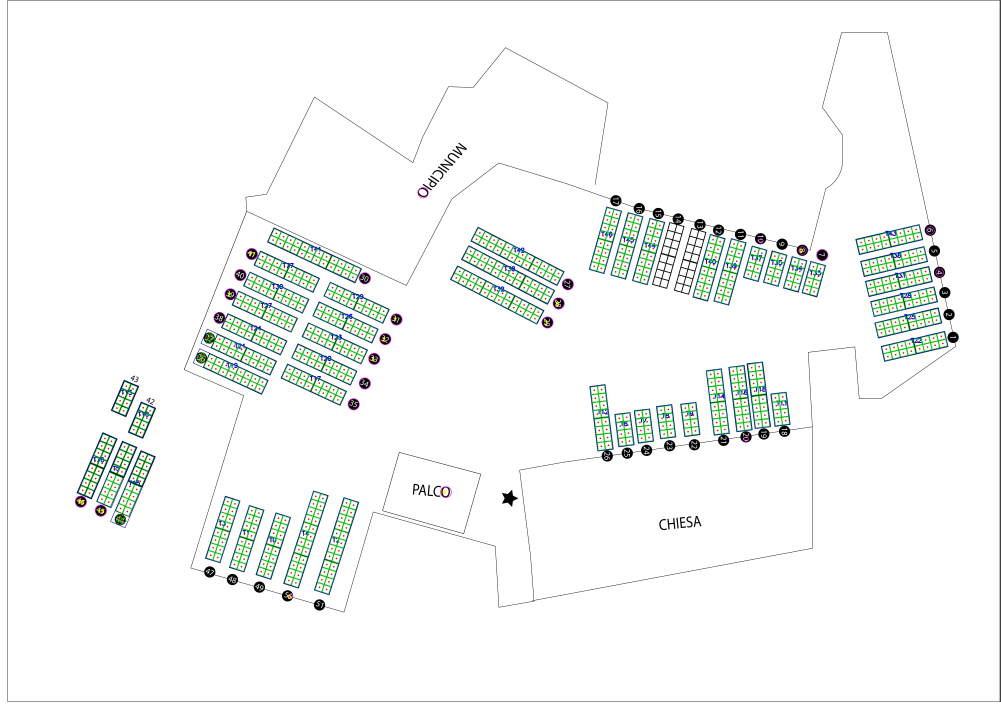
#> input picture backend/uploads/debug_map.jpg, 5001 x 3548 px (shown at 1/5 size)
$ python -i processor.py   (imports and definitions only)
#> lines starting #> are read from the running program, lines starting #| are printed output that depends on the picture; after the words box and inside, x2 and y2 are one past the last pixel; in counts of white or black regions, pixels touching at a corner belong together
import cv2
import numpy as np
import pytesseract
import math
import os

# Set Tesseract path for Windows
pytesseract.pytesseract.tesseract_cmd = r'C:\Program Files\Tesseract-OCR\tesseract.exe'


def _preprocess(img):
    gray = cv2.cvtColor(img, cv2.COLOR_BGR2GRAY)
    binary = cv2.adaptiveThreshold(
        gray, 255, cv2.ADAPTIVE_THRESH_GAUSSIAN_C,
        cv2.THRESH_BINARY_INV, 15, 5
    )
    kernel = cv2.getStructuringElement(cv2.MORPH_RECT, (2, 2))
    binary = cv2.morphologyEx(binary, cv2.MORPH_CLOSE, kernel)
    return gray, binary


def _circularity(area, peri):
    if peri <= 0:
        return 0
    return 4 * math.pi * area / (peri * peri)


def _ocr_circle_number(gray, cx, cy, radius):
    pad = int(radius * 0.4)
    x1 = max(0, cx - radius - pad)
    y1 = max(0, cy - radius - pad)
    x2 = min(gray.shape[1], cx + radius + pad)
    y2 = min(gray.shape[0], cy + radius + pad)
    roi = gray[y1:y2, x1:x2]
    if roi.size == 0:
        return None
    roi_up = cv2.resize(roi, (roi.shape[1] * 3, roi.shape[0] * 3), interpolation=cv2.INTER_CUBIC)
    _, thresh_inv = cv2.threshold(roi_up, 0, 255, cv2.THRESH_BINARY_INV + cv2.THRESH_OTSU)
    thresh_norm = 255 - thresh_inv
    for img_variant in [thresh_inv, thresh_norm]:
        for psm in [7, 10]:
            cfg = f'--psm {psm} -c tessedit_char_whitelist=0123456789'
            try:
                txt = pytesseract.image_to_string(img_variant, config=cfg).strip()
                txt = ''.join(c for c in txt if c.isdigit())
                if txt and len(txt) <= 3:
                    val = int(txt)
                    if 1 <= val <= 200:
                        return val
            except Exception:
                pass
    return None


def detect_tables_and_seats(image_path: str, progress_callback=None):
#> called with image_path = '../uploads/debug_map.jpg'
    def _prog(percent, msg):
        if progress_callback:
            progress_callback(percent, msg)

    _prog(5, "Loading image...")
    img = cv2.imread(image_path)
#> img is the input picture: shape (3548, 5001, 3); mean B, G, R 246.4, 247.8, 245.4
    if img is None:
        raise ValueError(f"Cannot open image: {image_path}")

    h_img, w_img = img.shape[:2]
#> h_img = 3548; w_img = 5001
    total_px = h_img * w_img
#> total_px = 17743548

    _prog(10, "Preprocessing image...")
    gray, binary = _preprocess(img)
#> in _preprocess, `gray = cv2.cvtColor(img, cv2.COLOR_BGR2GRAY)`:
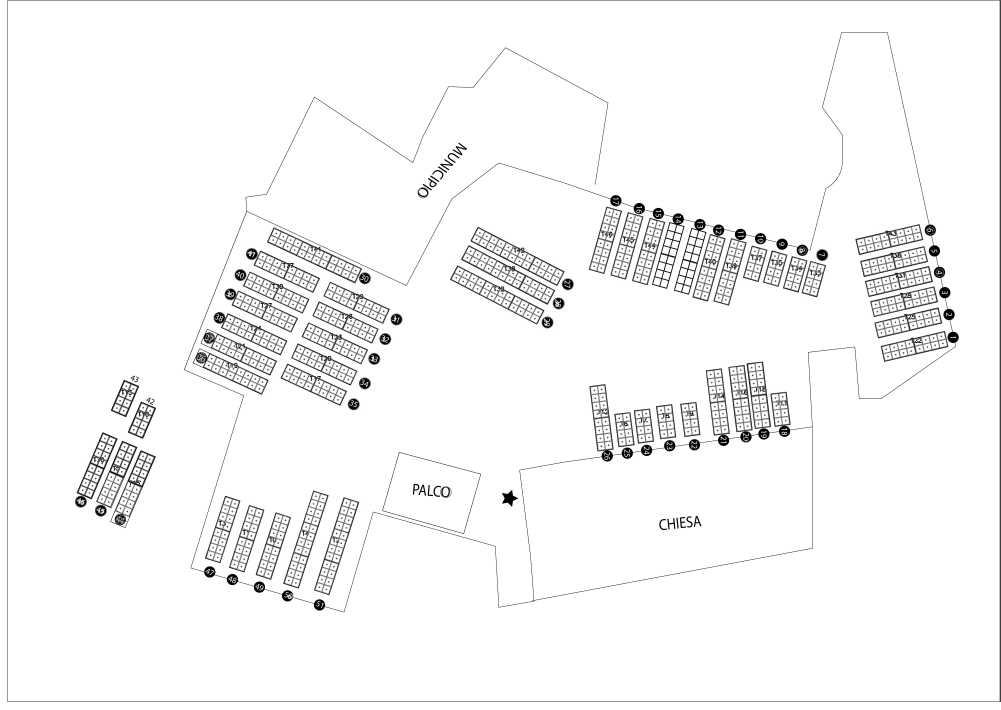
#> gray: shape (3548, 5001) (shown at 1/5 size); min 0, max 255, mean 246.9
#> in _preprocess, `binary = cv2.adaptiveThreshold( gray, 255, cv2.ADAPTIVE_THRESH_GAUSSIA..`:
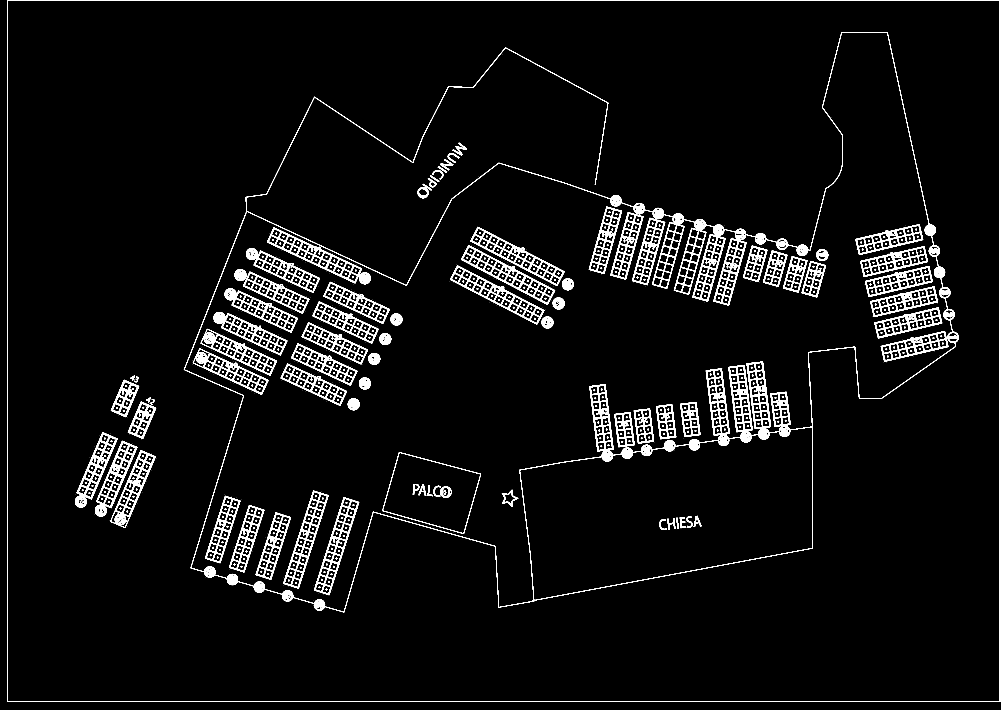
#> binary: shape (3548, 5001) (shown at 1/5 size); 3.6% white; 1288 white regions (397 under 20 px), largest, box (x1, y1, x2, y2) and area: (919, 161, 4794, 3062) 116519, (38, 0, 5001, 3510) 33875, (2305, 1226, 2776, 1524) 12803
#> in _preprocess, `binary = cv2.morphologyEx(binary, cv2.MORPH_CLOSE, kernel)`:
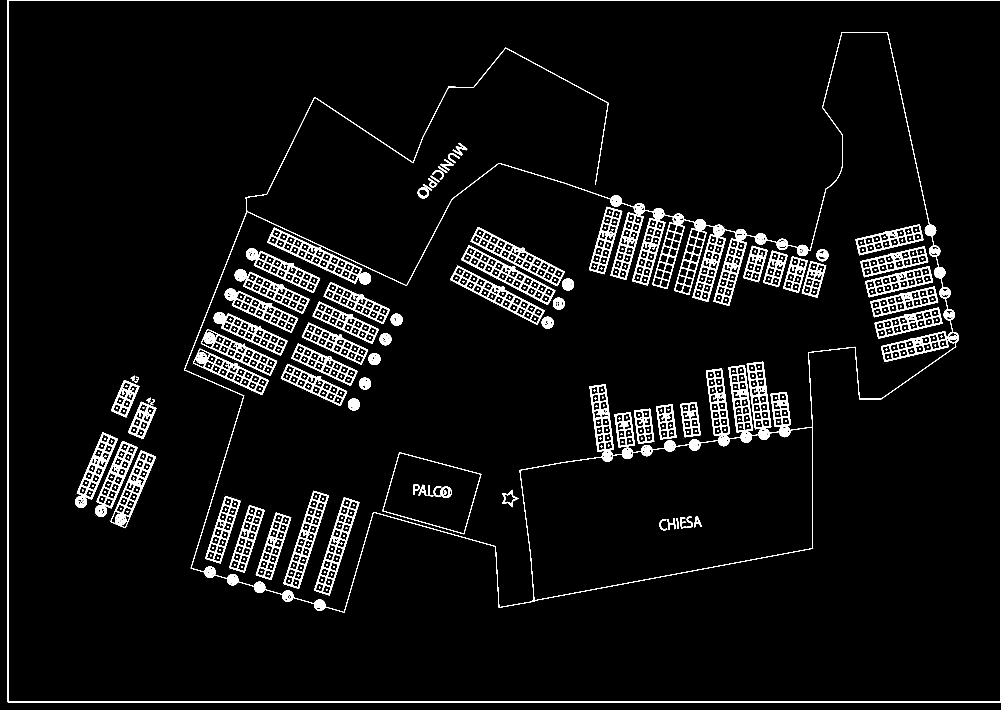
#> binary: shape (3548, 5001) (shown at 1/5 size); 3.8% white; 1198 white regions (352 under 20 px)

    contours, hierarchy = cv2.findContours(binary, cv2.RETR_CCOMP, cv2.CHAIN_APPROX_SIMPLE)
#> contours = 3806 contours, 1278 with area under 20; largest, box (x1, y1, x2, y2) and area: (39, 0, 5001, 3511) 17413110, (40, 2, 5001, 3510) 17394718, (920, 162, 4795, 3063) 6096120, (923, 163, 4779, 3061) 4959366, (2600, 2136, 4064, 3002) 896594

    circle_markers = []
    tables = {}  # Indexed by contour index

    total_contours = len(contours)
#> total_contours = 3806
    _prog(15, f"Analyzing {total_contours} shapes using hierarchy...")

    # PASS 1: Find tables and circles
    for i, cnt in enumerate(contours):
        area = cv2.contourArea(cnt)
        if area < 50 or area > total_px * 0.40:
            continue

        peri = cv2.arcLength(cnt, True)
        circ = _circularity(area, peri)

        # Circles
        if circ > 0.72 and 150 <= area <= 3000:
            x, y, w, h = cv2.boundingRect(cnt)
            if 0.8 <= w / max(h, 1) <= 1.25:
                cx_c, cy_c = x + w // 2, y + h // 2
                radius = max(w, h) // 2
                num = _ocr_circle_number(gray, cx_c, cy_c, radius)
                circle_markers.append({
                    "cx": cx_c, "cy": cy_c,
                    "radius": radius,
                    "number": num
                })
        # Tables (rectangles from 800 to 500,000 px)
        elif 800 <= area <= 500000 and circ < 0.85:
            rect = cv2.minAreaRect(cnt)
            (cx, cy), (rw, rh), angle = rect
            if rw < rh:
                angle = angle - 90
                rw, rh = rh, rw

            tables[i] = {
                "bbox": (cx, cy, rw, rh, angle),
                "center": (cx, cy),
                "seats": [],
                "table_id": None
            }
#> this loop made 150 passes
#> (area, peri, circ, x, y, w, h, cx_c) on pass 150: (1134, 140.6, 0.721, 1334, 2812, 41, 43, 1354)
#> (area, peri, circ, cx, cy, rw, rh, angle) on passes 137, 143, 147: (26212.5, 877, 0.428, 1367.1, 2730.9, 328.4, 81.41, -72.28), (1127, 140.6, 0.717, 1341.6, 2870.5, 36.38, 32.99, -72.26), (1131, 140.6, 0.719, 1306.6, 2859.2, 36.45, 33.05, -72.65)
#> after the loop, circle_markers = []; tables = 3 items

    # PASS 2: Find seats (inner contours)
    for i, cnt in enumerate(contours):
        area = cv2.contourArea(cnt)
        parent_idx = hierarchy[0][i][3]

        # Inner contours that belong to a known table
        if parent_idx != -1 and parent_idx in tables:
            # Seats should be small rectangles, usually 30 to 5000 px
            if 30 <= area <= 5000:
                rect = cv2.minAreaRect(cnt)
                (cx, cy), (rw, rh), angle = rect
                if rw < rh:
                    angle = angle - 90
                    rw, rh = rh, rw

                tables[parent_idx]["seats"].append({
                    "position": (cx, cy),
                    "bbox": (cx, cy, rw, rh, angle),
                    "occupied": False
                })

    # Convert tables dict to list, filter out tables with no seats
    tables_list = [t for t in tables.values() if len(t["seats"]) >= 2]

    _prog(70, f"Found {len(tables_list)} tables. De-duplicating seats...")

    # De-duplicate seats inside tables (sometimes two nested inner contours are detected)
    for t in tables_list:
        kept_seats = []
        for s in t["seats"]:
            too_close = any(
                math.hypot(s["position"][0] - k["position"][0], s["position"][1] - k["position"][1]) < 8
                for k in kept_seats
            )
            if not too_close:
                kept_seats.append(s)
        t["seats"] = kept_seats

    _prog(80, "Assigning table IDs from OCR circles...")

    assigned_ids = set()
    for t in tables_list:
        tcx, tcy, tw, th, _ = t["bbox"]
        best_c = None
        best_d = float("inf")
        # Find nearest circle marker
        for c in circle_markers:
            d = math.hypot(tcx - c["cx"], tcy - c["cy"])
            # Threshold: circle must be near the table
            if d < tw * 2.0 and d < best_d:
                best_d = d
                best_c = c
        if best_c and best_c.get("number") is not None:
            t["table_id"] = best_c["number"]

    # Fill IDs for tables that didn't get an OCR match
    counter = 1
    for t in tables_list:
        if t["table_id"] is None or t["table_id"] in assigned_ids:
            while counter in assigned_ids:
                counter += 1
            t["table_id"] = counter
        assigned_ids.add(t["table_id"])

    _prog(90, "Building output...")

    output = []
    for t in tables_list:
        tcx, tcy, tw, th, tangle = t["bbox"]
        seats_out = []
        for idx, s in enumerate(t["seats"]):
            cx, cy = s["position"]
            sw, sh = s["bbox"][2], s["bbox"][3]
            sangle = s["bbox"][4]
            seats_out.append({
                "seat_id": idx + 1,
                "position": [cx, cy],
                "bbox": [cx, cy, sw, sh, sangle],
                "angle": sangle,
                "occupied": False
            })
        output.append({
            "table_id": t["table_id"],
            "contour": {"x": tcx, "y": tcy, "w": tw, "h": th, "angle": tangle},
            "angle": tangle,
            "seats": seats_out
        })

    _prog(95, "Generating debug image...")

    debug_img = img.copy()

    for t in output:
        c = t["contour"]
        cx_i, cy_i = int(c["x"]), int(c["y"])

        # Draw table rotated rect
        rect = ((c["x"], c["y"]), (c["w"], c["h"]), c["angle"])
        box = cv2.boxPoints(rect)
        box = np.int32(box)
        cv2.drawContours(debug_img, [box], 0, (255, 0, 0), 2)

        cv2.putText(debug_img, f"T{t['table_id']}", (cx_i - 20, cy_i - 20),
                    cv2.FONT_HERSHEY_SIMPLEX, 1.0, (255, 0, 0), 3)

        for s in t["seats"]:
            s_rect = ((s["bbox"][0], s["bbox"][1]), (s["bbox"][2], s["bbox"][3]), s["bbox"][4])
            s_box = cv2.boxPoints(s_rect)
            s_box = np.int32(s_box)
            cv2.drawContours(debug_img, [s_box], 0, (0, 200, 0), 2)
            cv2.circle(debug_img, (int(s["position"][0]), int(s["position"][1])), 4, (0, 0, 255), -1)

    for c in circle_markers:
        cv2.circle(debug_img, (c["cx"], c["cy"]), c["radius"], (255, 0, 255), 2)
        if c.get("number") is not None:
            cv2.putText(debug_img, str(c["number"]), (c["cx"] - 15, c["cy"] + 10),
                        cv2.FONT_HERSHEY_SIMPLEX, 0.8, (0, 255, 255), 3)

    debug_path = os.path.join(os.path.dirname(image_path), "debug_" + os.path.basename(image_path))
    cv2.imwrite(debug_path, debug_img)

    _prog(100, "Done!")
    return output

#> (the run stopped early here; a loop or call above may not have finished)

$ run again, on backend/uploads/map.jpg
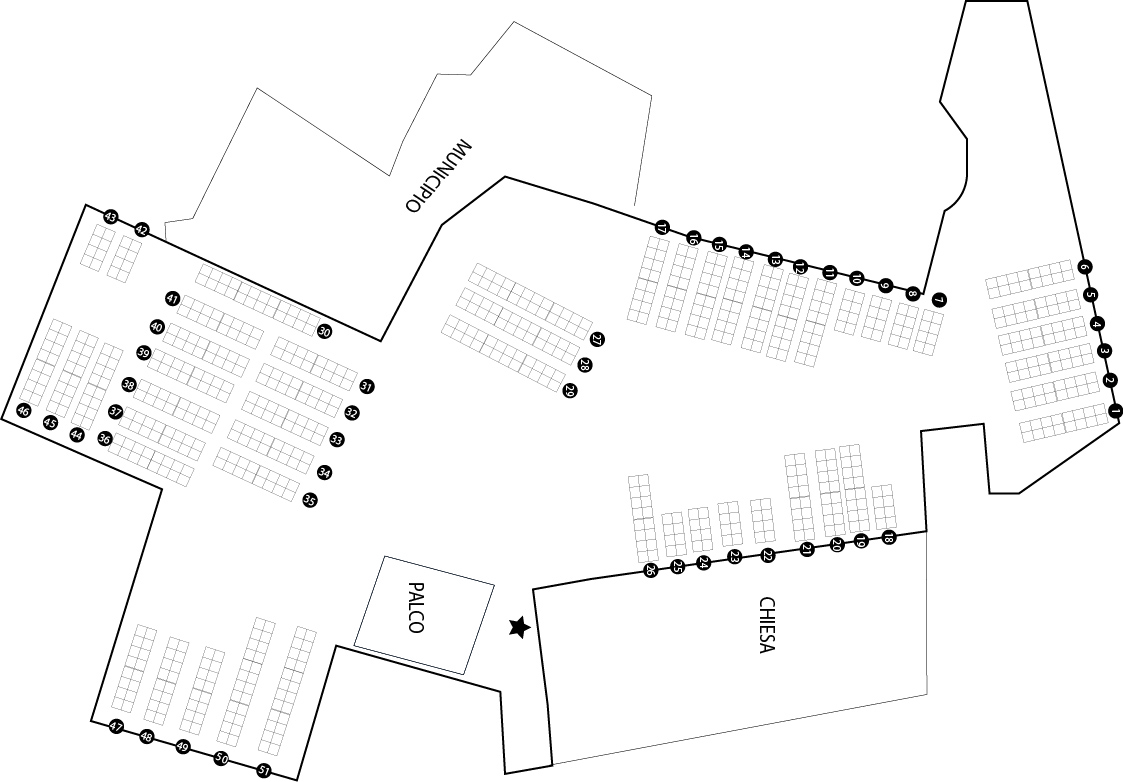
#> input picture backend/uploads/map.jpg, 1123 x 782 px
#> in detect_tables_and_seats, img is the input picture: shape (782, 1123, 3); mean B, G, R 248.4, 248.4, 248.4
#> in _preprocess, `binary = cv2.adaptiveThreshold( gray, 255, cv2.ADAPTIVE_THRESH_GAUSSIA..`:
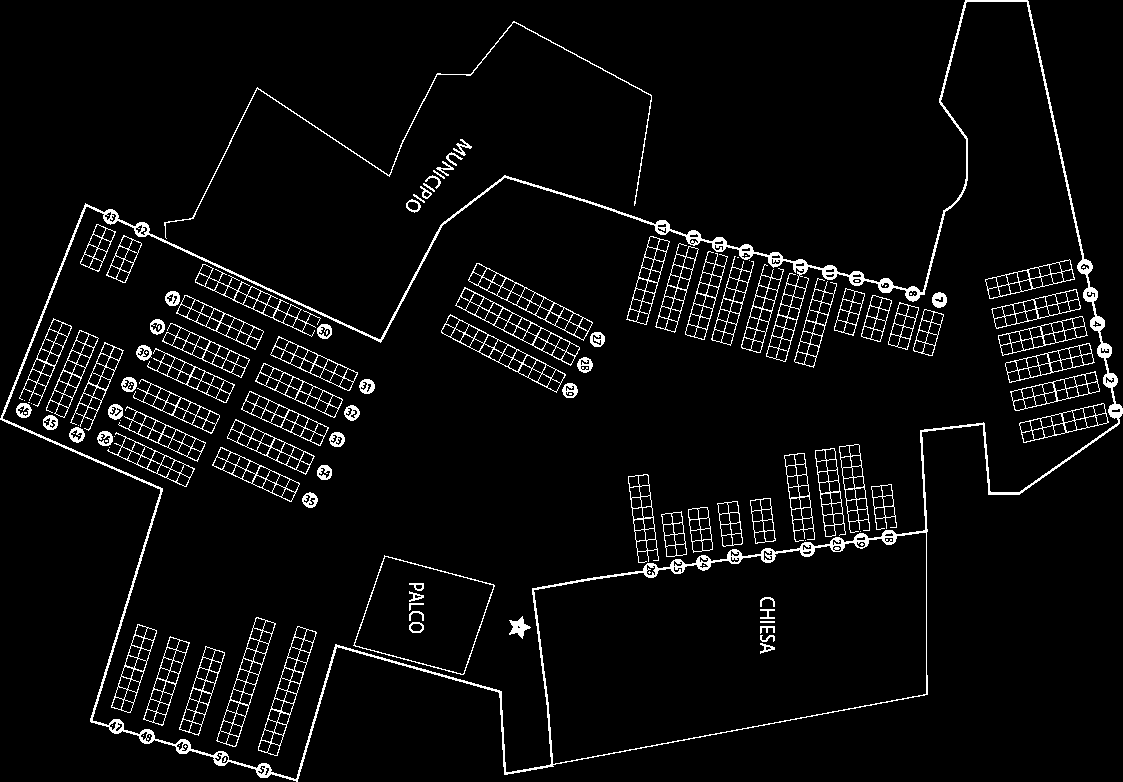
#> binary: shape (782, 1123); 4.8% white in thin lines or dots
#> in _preprocess, `binary = cv2.morphologyEx(binary, cv2.MORPH_CLOSE, kernel)`:
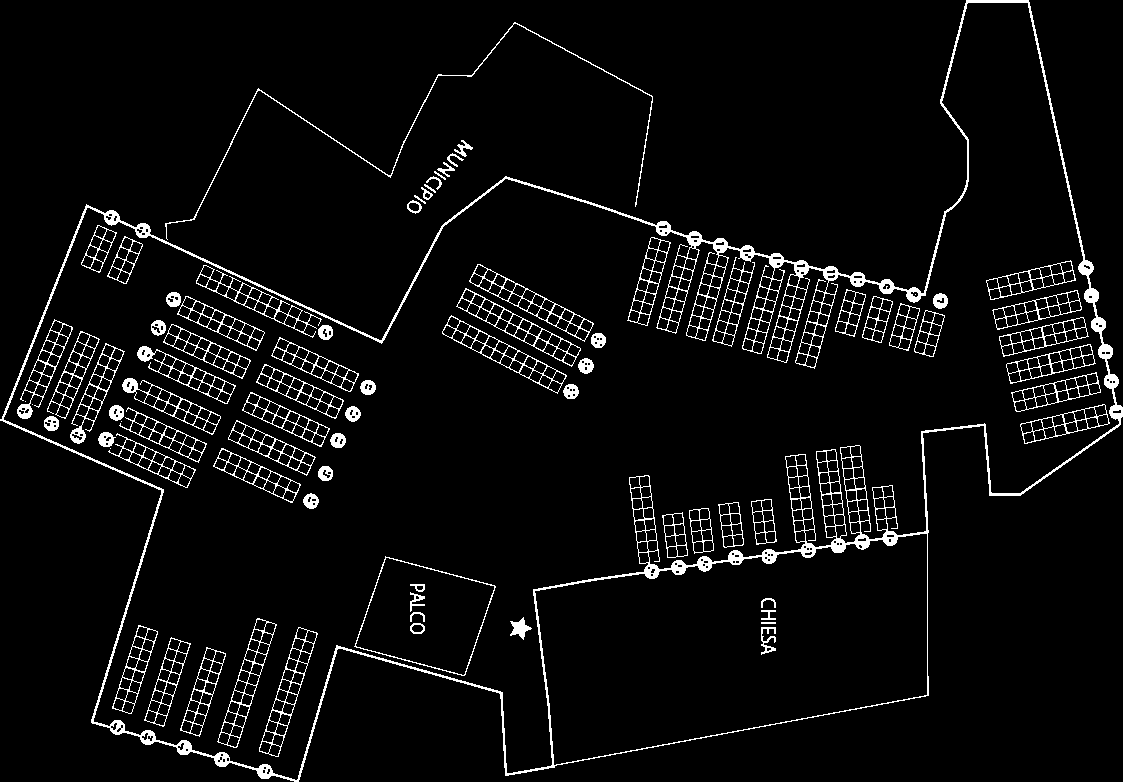
#> binary: shape (782, 1123); 5% white in thin lines or dots
#> contours = 974 contours, 124 with area under 20; largest, box (x1, y1, x2, y2) and area: (0, 0, 1123, 782) 462366, (3, 2, 1120, 781) 371700, (534, 533, 928, 766) 64620, (354, 556, 496, 676) 10808, (355, 557, 495, 676) 10644
#> total_contours = 974
#> the loop in detect_tables_and_seats, `for i, cnt in enumerate(contours):` made 153 passes
#> (area, peri, circ, x, y, w, h, cx_c) on pass 153: (167.5, 48.87, 0.881, 303, 493, 16, 16, 311)
#> after the loop in detect_tables_and_seats, `for i, cnt in enumerate(contours):`: circle_markers = []; tables = 11 items
